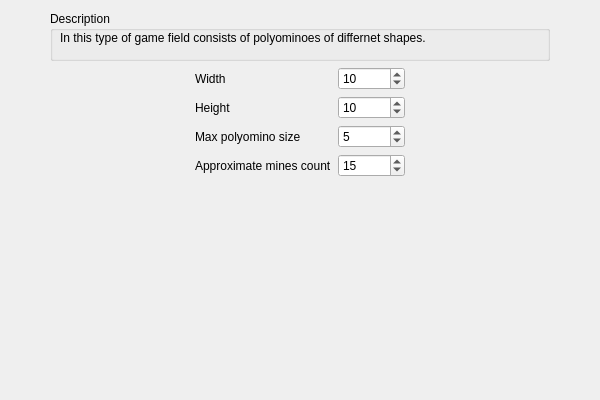
<?xml version="1.0" encoding="UTF-8"?>
<ui version="4.0">
 <class>PolyominoParametersWidgetClass</class>
 <widget class="QWidget" name="PolyominoParametersWidgetClass">
  <property name="geometry">
   <rect>
    <x>0</x>
    <y>0</y>
    <width>600</width>
    <height>400</height>
   </rect>
  </property>
  <property name="windowTitle">
   <string>PolyominoParametersWidget</string>
  </property>
  <layout class="QVBoxLayout" name="verticalLayout">
   <item>
    <layout class="QHBoxLayout" name="horizontalLayout">
     <item>
      <spacer name="horizontalSpacer">
       <property name="orientation">
        <enum>Qt::Orientation::Horizontal</enum>
       </property>
       <property name="sizeHint" stdset="0">
        <size>
         <width>40</width>
         <height>20</height>
        </size>
       </property>
      </spacer>
     </item>
     <item>
      <widget class="QGroupBox" name="groupBox">
       <property name="sizePolicy">
        <sizepolicy hsizetype="Fixed" vsizetype="Fixed">
         <horstretch>0</horstretch>
         <verstretch>0</verstretch>
        </sizepolicy>
       </property>
       <property name="minimumSize">
        <size>
         <width>500</width>
         <height>50</height>
        </size>
       </property>
       <property name="title">
        <string>Description</string>
       </property>
       <widget class="QLabel" name="label">
        <property name="geometry">
         <rect>
          <x>10</x>
          <y>20</y>
          <width>581</width>
          <height>21</height>
         </rect>
        </property>
        <property name="text">
         <string>&lt;html&gt;&lt;head/&gt;&lt;body&gt;&lt;p&gt;In this type of game field consists of polyominoes of differnet shapes.&lt;/p&gt;&lt;/body&gt;&lt;/html&gt;</string>
        </property>
        <property name="alignment">
         <set>Qt::AlignmentFlag::AlignLeading|Qt::AlignmentFlag::AlignLeft|Qt::AlignmentFlag::AlignTop</set>
        </property>
       </widget>
      </widget>
     </item>
     <item>
      <spacer name="horizontalSpacer_2">
       <property name="orientation">
        <enum>Qt::Orientation::Horizontal</enum>
       </property>
       <property name="sizeHint" stdset="0">
        <size>
         <width>40</width>
         <height>20</height>
        </size>
       </property>
      </spacer>
     </item>
    </layout>
   </item>
   <item>
    <layout class="QHBoxLayout" name="horizontalLayout_2">
     <item>
      <spacer name="horizontalSpacer_3">
       <property name="orientation">
        <enum>Qt::Orientation::Horizontal</enum>
       </property>
       <property name="sizeHint" stdset="0">
        <size>
         <width>40</width>
         <height>20</height>
        </size>
       </property>
      </spacer>
     </item>
     <item>
      <layout class="QFormLayout" name="formLayout">
       <item row="0" column="0">
        <widget class="QLabel" name="label_3">
         <property name="text">
          <string>Width</string>
         </property>
        </widget>
       </item>
       <item row="0" column="1">
        <widget class="QSpinBox" name="widthSpinBox">
         <property name="minimum">
          <number>2</number>
         </property>
         <property name="maximum">
          <number>1000</number>
         </property>
         <property name="value">
          <number>10</number>
         </property>
        </widget>
       </item>
       <item row="1" column="0">
        <widget class="QLabel" name="label_2">
         <property name="text">
          <string>Height</string>
         </property>
        </widget>
       </item>
       <item row="1" column="1">
        <widget class="QSpinBox" name="heightSpinBox">
         <property name="minimum">
          <number>2</number>
         </property>
         <property name="maximum">
          <number>1000</number>
         </property>
         <property name="value">
          <number>10</number>
         </property>
        </widget>
       </item>
       <item row="2" column="0">
        <widget class="QLabel" name="label_5">
         <property name="text">
          <string>Max polyomino size</string>
         </property>
        </widget>
       </item>
       <item row="2" column="1">
        <widget class="QSpinBox" name="maxPolyominoSizeSpinBox">
         <property name="minimum">
          <number>1</number>
         </property>
         <property name="maximum">
          <number>100</number>
         </property>
         <property name="value">
          <number>5</number>
         </property>
        </widget>
       </item>
       <item row="3" column="0">
        <widget class="QLabel" name="label_4">
         <property name="text">
          <string>Approximate mines count</string>
         </property>
        </widget>
       </item>
       <item row="3" column="1">
        <widget class="QSpinBox" name="minesSpinBox">
         <property name="minimum">
          <number>1</number>
         </property>
         <property name="maximum">
          <number>100000</number>
         </property>
         <property name="value">
          <number>15</number>
         </property>
        </widget>
       </item>
      </layout>
     </item>
     <item>
      <spacer name="horizontalSpacer_4">
       <property name="orientation">
        <enum>Qt::Orientation::Horizontal</enum>
       </property>
       <property name="sizeHint" stdset="0">
        <size>
         <width>40</width>
         <height>20</height>
        </size>
       </property>
      </spacer>
     </item>
    </layout>
   </item>
   <item>
    <spacer name="verticalSpacer">
     <property name="orientation">
      <enum>Qt::Orientation::Vertical</enum>
     </property>
     <property name="sizeHint" stdset="0">
      <size>
       <width>20</width>
       <height>209</height>
      </size>
     </property>
    </spacer>
   </item>
  </layout>
 </widget>
 <layoutdefault spacing="6" margin="11"/>
 <resources/>
 <connections/>
</ui>
